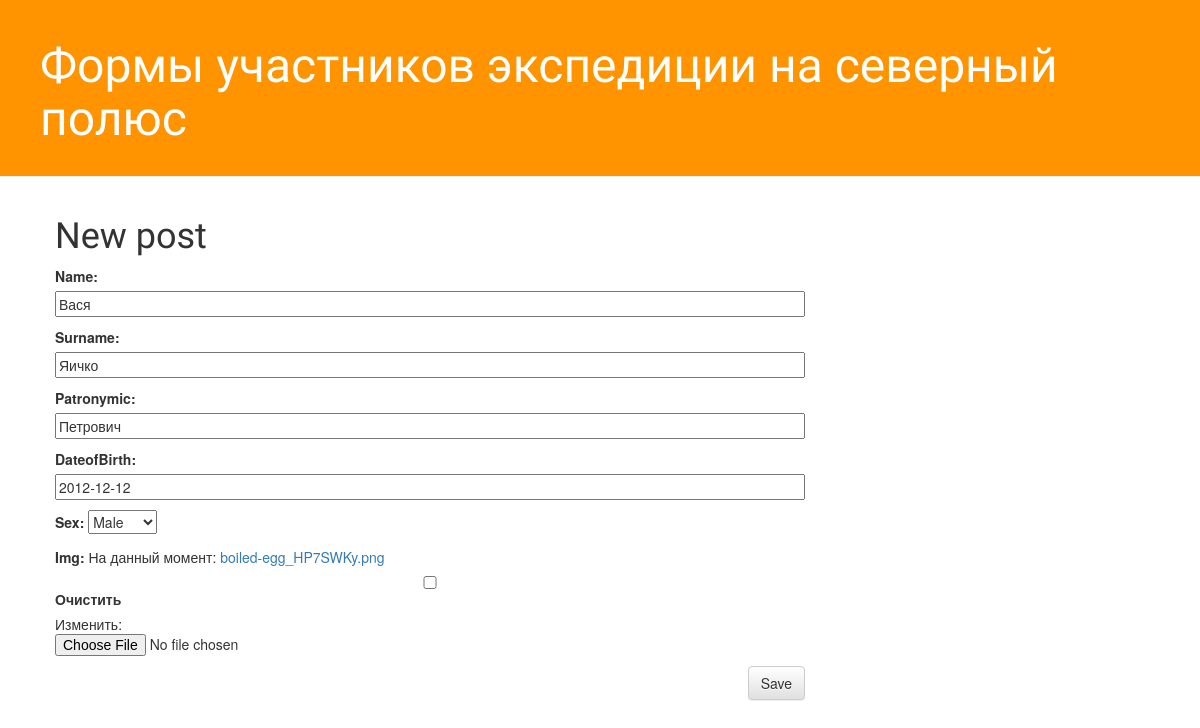
The page /post/24/edit/ on the database its author committed.
### blog/models.py (models this page shows, shortened)
class Post(models.Model):
    GENDER_CHOICES = (
        ('M', 'Male'),
        ('F', 'Female'),
    )
    HAIR_CHOICES = (
        ('блонд', 'блонд'),
        ('брюнет','брюнет'),
        ('шатен','шатен'),
        ('рыжий','рыжий'),
        ('русый','русый'),
        ('седой','седой'),
    )
    FAVORITE_ANIMAL = (
        ('Собачка','Собачка'),
        ('Кошечка','Кошечка'),
        ('нечто среднее','нечто среднее'),
    )
    HAVE_ANIMAL = (
        ('Y', 'Yes'),
        ('N', 'No'),
    )
    author = models.ForeignKey('auth.User', on_delete=models.CASCADE)
    name = models.CharField(max_length=200)
    surname = models.CharField(max_length=200, null=True)
    patronymic = models.CharField(max_length=200, null=True)
    DateofBirth = models.DateField(null=True)
    sex = models.CharField(max_length=1, choices=GENDER_CHOICES, null=True)
    img = models.ImageField(null=True, blank=True, upload_to="")
    hairСolor = models.CharField(max_length=6, choices=HAIR_CHOICES, null=True)
    weight = models.IntegerField(null=True)
    favoriteAnimal = models.CharField(max_length=100,choices=FAVORITE_ANIMAL, null=True)
    haveAnimal = models.BooleanField(default = False)
    created_date = models.DateTimeField(
            default=timezone.now)
    published_date = models.DateTimeField(
            blank=True, null=True)

### blog/views.py (the view)
# urls.py: url(r'^post/(?P<pk>\d+)/edit/$', views.post_edit, name='post_edit'),
def post_edit(request, pk):
    post = get_object_or_404(Post, pk=pk)
    if request.method == "POST":
        form = PostForm(request.POST, request.FILES, instance=post)
        if form.is_valid():
            post = form.save(commit=False)
            post.author = request.user
            post.published_date = timezone.now()
            post.save()
            return redirect('post_edit2', pk=post.pk)
    else:
        form = PostForm(instance=post)
    return render(request, 'blog/post_edit.html', {'form': form})

### blog/forms.py
class PostForm(forms.ModelForm):
    class Meta:
        model = Post
        fields = ('name', 'surname','patronymic','DateofBirth',
        'sex','img')

### blog/templates/blog/post_edit.html
{% extends 'blog/base.html' %}
{% block content %}
    <h1>New post</h1>
    <form method="POST" class="post-form" enctype="multipart/form-data">{% csrf_token %}
        {{ form.as_p }}
        <button type="submit" class="save btn btn-default">Save</button>
    </form>
{% endblock %}

### blog/static/css/blog.css (style rules this page uses)
h1, h2, h3, h4 { font-family: 'Lobster', cursive; }
.save { float: right; }
.post-form textarea, .post-form input { width: 100%; }

### rows shown on the page
Post: name "Вася", surname "Яичко", patronymic "Петрович", DateofBirth "2012-12-12", sex "Male"
